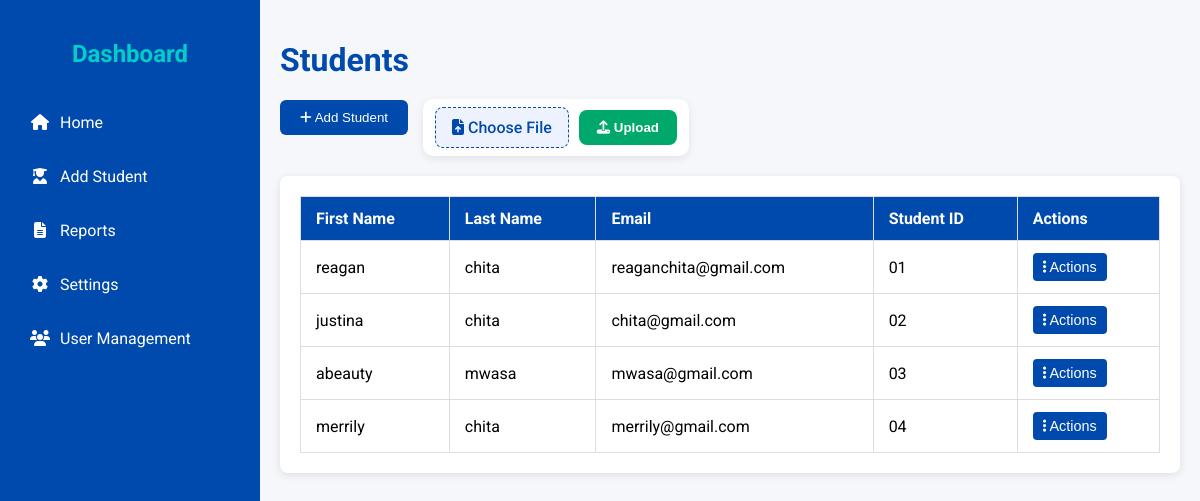
Page /students (signed in) on the earlier database version.
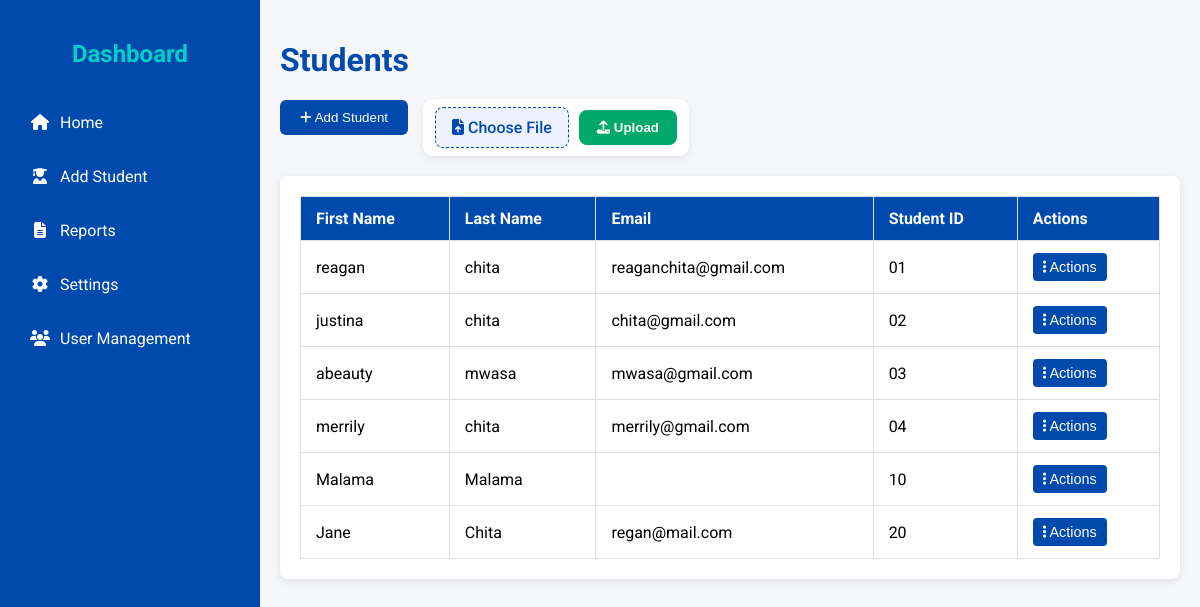
Same page on the later database version.
### app.py (models this page shows)
class Student(db.Model):
    id = db.Column(db.Integer, primary_key=True)
    first_name = db.Column(db.String(100), nullable=False)
    last_name = db.Column(db.String(100), nullable=False)
    email = db.Column(db.String(100), unique=True, nullable=True)
    student_id = db.Column(db.String(50), unique=True, nullable=False)

### app.py (the view, shortened to what this page needs)
@app.route('/students', methods=['GET', 'POST'])
@login_required
def students_page():
    students = Student.query.all()
    return render_template("students.html", students=students)

### app.py (called while the page is built)
@login_manager.user_loader
def load_user(user_id):
    return User.query.get(int(user_id))

### templates/students.html (shortened to what this page needs)
<!DOCTYPE html>
<html lang="en">
<head>
    <link rel="stylesheet" href="https://cdnjs.cloudflare.com/ajax/libs/font-awesome/6.5.0/css/all.min.css">
</head>
<body>
<div class="sidebar">
    <h2>Dashboard</h2>
    <a href="{{ url_for('home') }}"><i class="fa fa-home"></i> Home</a>
    <a href="{{ url_for('students_page') }}"><i class="fa fa-user-graduate"></i> Add Student</a>
    <a href="{{ url_for('student_reports_page') }}" class="{% if page == 'reports' %}active{% endif %}"><i class="fa fa-file-alt"></i> Reports</a>
    <a href="{{ url_for('settings_page') }}" class="{% if page == 'settings' %}active{% endif %}"><i class="fa fa-cog"></i> Settings</a>
    <a href="{{ url_for('user_management_page') }}" class="{% if page == 'users' %}active{% endif %}"><i class="fa fa-users"></i> User Management</a>
</div>
<div class="main-content">
    <h1>Students</h1>
    <div class="student-actions">
        <button class="btn-add" id="openAddModalBtn">
            <i class="fa fa-plus"></i> Add Student
        </button>
        <form action="{{ url_for('upload_students') }}"
            method="POST"
            enctype="multipart/form-data"
            class="upload-box">
            <label for="file-upload" class="file-label">
                <i class="fa fa-file-upload"></i> Choose File
            </label>
            <button type="submit" class="btn-upload">
                <i class="fa fa-upload"></i> Upload
            </button>
        </form>
    </div>
    <div class="students-table-container">
        <table>
            <thead>
                <tr>
                    <th>First Name</th>
                    <th>Last Name</th>
                    <th>Email</th>
                    <th>Student ID</th>
                    <th>Actions</th>
                </tr>
            </thead>
            <tbody>
                {% for student in students %}
                <tr>
                    <td>{{ student.first_name }}</td>
                    <td>{{ student.last_name }}</td>
                    <td>{{ student.email or '' }}</td>
                    <td>{{ student.student_id }}</td>
                    <td>
                        <div class="dropdown">
                            <button class="dropdown-btn"><i class="fa fa-ellipsis-v"></i> Actions</button>
                        </div>
                    </td>
                </tr>
                {% endfor %}
            </tbody>
        </table>
    </div>
</div>
</body>
</html>

### templates/students.html (style rules this page uses)
body { display: flex; min-height: 100vh; margin: 0; font-family: 'Roboto', sans-serif; background-color: #f5f7fa; }
.sidebar { width: 220px; background-color: #004aad; color: white; padding: 20px; display: flex; flex-direction: column; gap: 15px; }
.sidebar h2 { font-size: 1.5rem; margin-bottom: 20px; color: #00cec9; text-align: center; }
.sidebar a { color: white; text-decoration: none; padding: 10px; border-radius: 6px; transition: 0.2s; display: flex; align-items: center; gap: 10px; }
.sidebar i { width: 20px; text-align: center; }
.main-content { flex: 1; padding: 20px; }
h1 { color: #004aad; margin-bottom: 20px; }
.btn-add { padding: 10px 20px; background-color: #004aad; color: white; border: none; border-radius: 6px; cursor: pointer; margin-bottom: 20px; transition: 0.2s; }
.students-table-container { background-color: #fff; padding: 20px; border-radius: 8px; box-shadow: 0 2px 8px rgba(0,0,0,0.1); margin-top: 20px; overflow: visible; }
table { width: 100%; border-collapse: collapse; border: 1px solid #ddd; }
table th, table td { padding: 12px 15px; text-align: left; border: 1px solid #ddd; vertical-align: middle; position: relative; }
table th { background-color: #004aad; color: #fff; }
.dropdown { position: relative; display: inline-block; }
.dropdown-btn { padding: 6px 10px; background-color: #004aad; color: white; border: none; border-radius: 4px; cursor: pointer; font-size: 0.9rem; }
.student-actions { display:flex; align-items:center; gap:15px; margin-bottom:20px; }
.file-label { background:#eef2ff; color:#004aad; padding:10px 16px; border-radius:8px; cursor:pointer; font-weight:500; border:1px dashed #004aad; transition:.2s; }
.upload-box { display:flex; align-items:center; gap:10px; background:white; padding:8px 12px; border-radius:10px; box-shadow:0 3px 8px rgba(0,0,0,.08); }
.btn-upload { background:#00a86b; color:white; border:none; padding:10px 18px; border-radius:8px; cursor:pointer; font-weight:600; transition:.2s; }

Differences in the rows shown:
added Student: first_name "Malama", last_name "Malama", student_id "10"
added Student: first_name "Jane", last_name "Chita", email "regan@mail.com", student_id "20"
